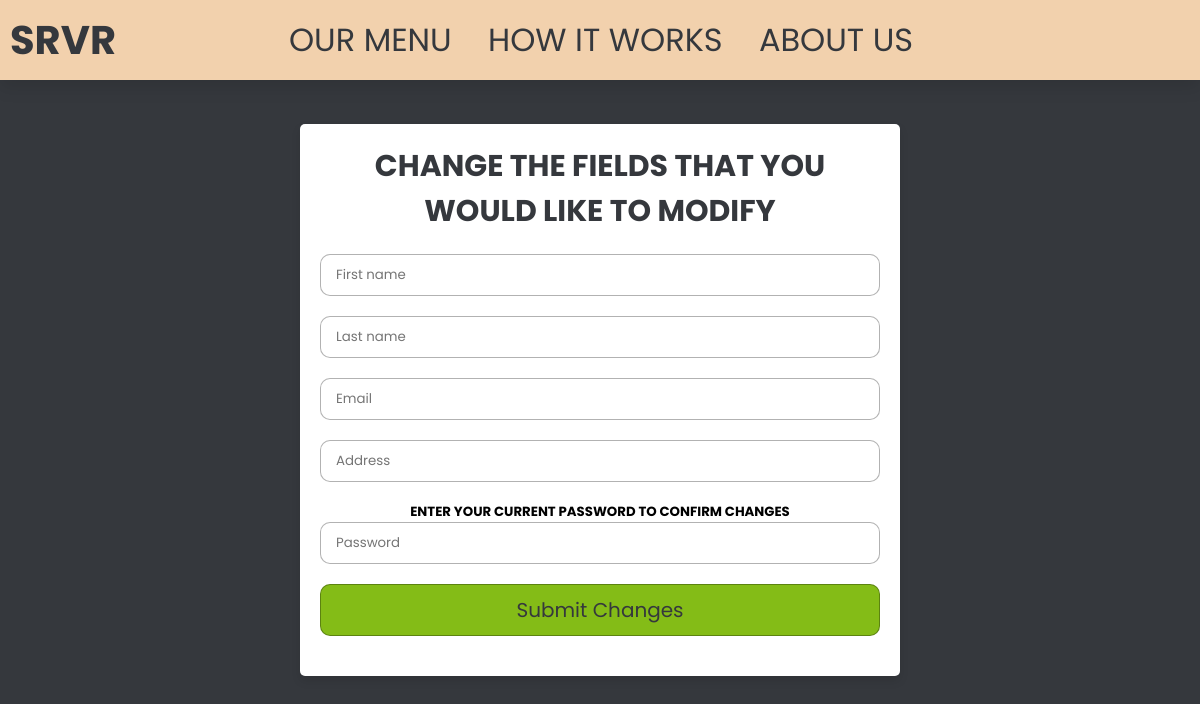
Page /usrsettings/q on the earlier database version.
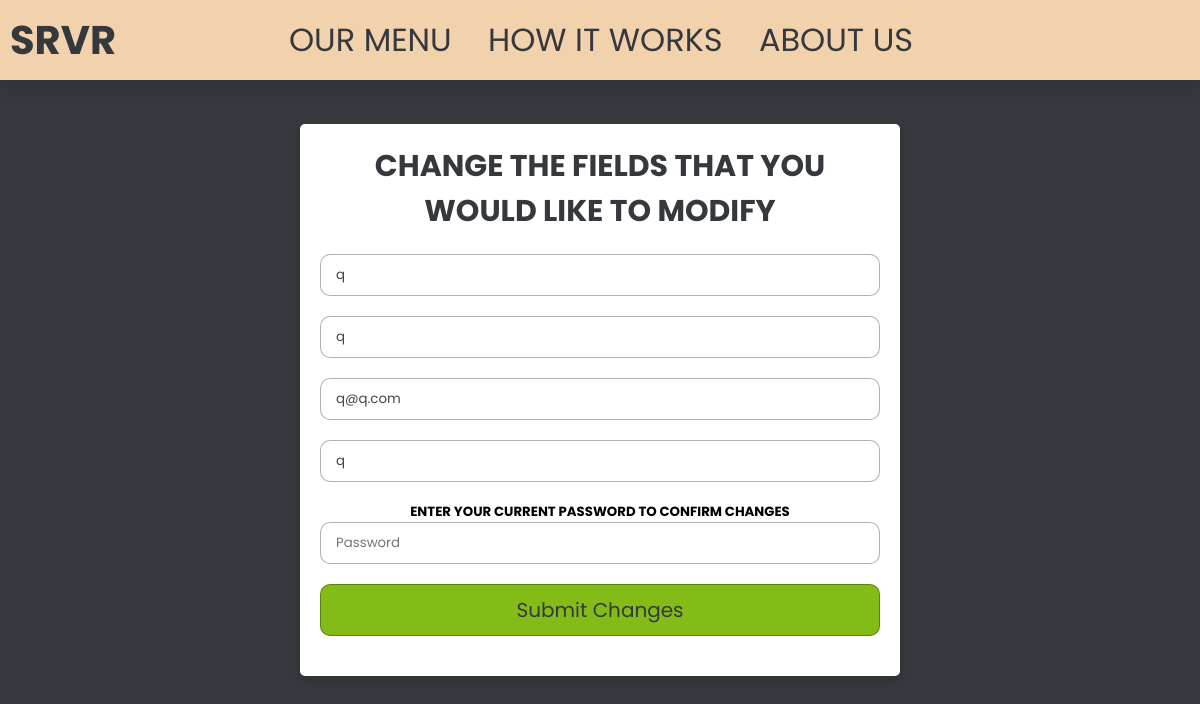
Same page on the later database version.
### main.py (models this page shows, shortened)
class User(db.Model):
    __tablename__ = "users"
    user_id = db.Column(db.Integer, primary_key=True)
    fname = db.Column(db.Text, nullable=False)
    lname = db.Column(db.Text, nullable=False)
    email = db.Column(db.Text, nullable=False)
    password = db.Column(db.Text, nullable=False)
    address = db.Column(db.Text, nullable=False)

### main.py (the view)
@app.route('/usrsettings/<string:fname>', methods = ["GET", "POST"])
def usrsettings(fname):
    user = User.query.filter_by(fname=fname).first()
    return render_template("usrsettings.html", user=user)

### templates/usrsettings.html (shortened to what this page needs)
<!DOCTYPE html>
<html lang="en">
<head>
    <link rel="stylesheet" href="../static/styles.css">
</head>
<body>
    <header>
        <div class="left-section">
            <a href="main.html" class="logo">SRVR<i class="bi bi-badge-tm"></i></a>
        </div>
        <div class="center-section">
            <nav class="navbar">
                <a href="{{url_for('browsemenu')}}">Our Menu</a>
                <a href="howitworks.html">How it Works</a>
                <a href="{{url_for('aboutus')}}">About Us</a>
            </nav>
        </div>
    </header>
    <div class="form-container">
        <form action="/updateInfo/{{user.fname}}" method="post" enctype="multipart/form-data">
            <h3>Change the fields that you would like to modify</h3>
            <input type="text" name="fname" required placeholder="First name" value="{{ user.fname }}">
            <input type="text" name="lname" required placeholder="Last name" value="{{ user.lname }}">
            <input type="email" name="email" required placeholder="Email" value="{{ user.email }}">
            <input type="text" name="address" required placeholder="Address" value="{{ user.address }}">
            <h5>Enter your current password to confirm changes</h5>
            <input type="password" name="password" required placeholder="Password">
            <input type="submit" value="Submit Changes" class="form-btn">
        </form>
    </div>
</body>
</html>

### static/styles.css (style rules this page uses)
:root { --red:#ee231e; --tan: #f2d1ad; --gray: #35383d; --green: #84bc17; }
* { font-family: "Poppins", sans-serif; margin: 0; padding: 0; box-sizing: border-box; outline: none; border: none; text-decoration: none; transition: all 0.2s linear; }
html { font-size: 100%; overflow-x: hidden; scroll-behavior: smooth; scroll-padding-top: 6rem; }
body { background: #f7f7f7; }
header { position: fixed; top: 0; left: 0; right: 0; z-index: 1000; display: flex; align-items: center; justify-content: center; background: var(--tan); padding: 2rem 9%; box-shadow: 0 0.5rem 1rem rgba(0, 0, 0, 0.1); padding: 10px; }
header .logo { font-size: 2.5rem; font-weight: bolder; color: var(--gray); }
header .logo i { padding-left: 0.5rem; font-size: 1.5rem; color: var(--red); }
header .navbar a { font-size: 2rem; margin-left: 2rem; color: var(--gray); }
.left-section { margin-right: auto; }
.center-section { display: inline-block; text-align: center; margin: 0 auto; }
.login label,input { display: block; width: 100%; }
* { font-family: 'Poppins', sans-serif; margin: 0; padding: 0; box-sizing: border-box; outline: none; border: none; text-decoration: none; text-transform: uppercase; }
.form-container { min-height: 100vh; background: var(--gray); display: flex; align-items: center; justify-content: center; flex-flow: column; padding-bottom: 60px; padding-top: 5%; }
.form-container form { padding: 20px; width: 600px; background: #fff; border-radius: 5px; box-shadow: 0 5px 10px rgba(0,0,0,0.1); text-align: center; }
.form-container form h3 { font-size: 30px; color: var(--gray); margin-bottom: 20px; text-transform: uppercase; }
.form-container form input { width: 100%; padding: 10px 15px; border-radius: 10px; border: 1px solid rgba(0,0,0,0.3); margin-bottom: 20px; color: #444; text-transform: none; }
.form-container form .form-btn { background: var(--green); color: var(--gray); text-transform: capitalize; font-size: 20px; cursor: pointer; }

### templates/usrsettings.html (style rules this page uses)
.center-section { display: inline-block; text-align: center; margin-left: -9rem; }

Differences in the rows shown:
added User: fname "q", lname "q", email "q@q.com", address "q"
